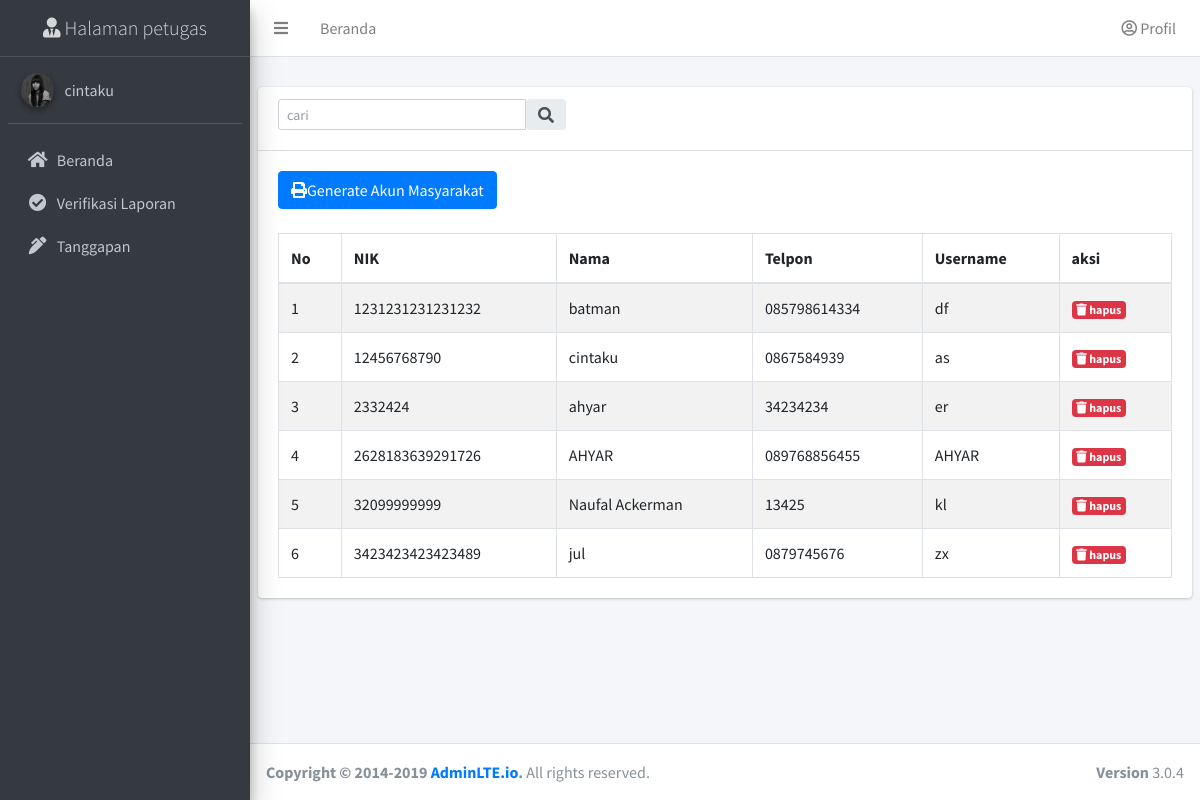
Screenshot of /admin/daftar-masyarakat.php (signed in) with the database file from the repository.
### tables this page shows
CREATE TABLE `masyarakat` (
  `nik` char(16) NOT NULL,
  `nama` varchar(35) NOT NULL,
  `telp` varchar(15) NOT NULL,
  `username` varchar(25) NOT NULL,
  `password` varchar(255) NOT NULL
);

### admin/daftar-masyarakat.php (the view, shortened to what this page needs)
<?php
$nama=$_SESSION["nama"];
$level=$_SESSION["level"];
include('ceki.php');
?>
<!DOCTYPE html>
<html>
<head>
  <link rel="stylesheet" href="plugins/fontawesome-free/css/all.min.css">
  <link rel="stylesheet" href="https://code.ionicframework.com/ionicons/2.0.1/css/ionicons.min.css">
  <link rel="stylesheet" href="plugins/tempusdominus-bootstrap-4/css/tempusdominus-bootstrap-4.min.css">
  <link rel="stylesheet" href="plugins/icheck-bootstrap/icheck-bootstrap.min.css">
  <link rel="stylesheet" href="plugins/jqvmap/jqvmap.min.css">
  <link rel="stylesheet" href="dist/css/adminlte.min.css">
  <link rel="stylesheet" href="plugins/overlayScrollbars/css/OverlayScrollbars.min.css">
  <link rel="stylesheet" href="plugins/daterangepicker/daterangepicker.css">
  <link rel="stylesheet" href="plugins/summernote/summernote-bs4.css">
  <link rel="stylesheet" href="plugins/sweetalert2-theme-bootstrap-4/bootstrap-4.min.css">
  <link rel="stylesheet" href="plugins/toastr/toastr.min.css">
  <link rel="stylesheet" href="plugins/datatables-bs4/css/dataTables.bootstrap4.min.css">
  <link rel="stylesheet" href="plugins/datatables-responsive/css/responsive.bootstrap4.min.css">
  <link rel="stylesheet" href="../css/asd.css">
</head>
<body class="hold-transition sidebar-mini layout-fixed">
<div class="wrapper">
  <nav class="main-header navbar navbar-expand navbar-white navbar-light">
    <ul class="navbar-nav">
      <li class="nav-item">
        <a class="nav-link" data-widget="pushmenu" href="#" role="button"><i class="fas fa-bars"></i></a>
      </li>
      <li class="nav-item d-none d-sm-inline-block">
        <a href="beranda.php" class="nav-link">Beranda</a>
      </li>
    </ul>
    <ul class="navbar-nav ml-auto">
      <li class="nav-item dropdown">
        <a class="nav-link" data-toggle="dropdown" href="#">
          <i class="far fa-user-circle"></i> Profil
        </a>
      </li>
    </ul>
  </nav>
  <aside class="main-sidebar sidebar-dark-primary elevation-4">
    <?php
    if($level == "admin"){
    ?>
    <a href="#" class="brand-link" align="center">
      <i class="fas fa-user"></i>
      <span class="brand-text font-weight-light">Halaman Admin</span>
    </a>
<?php
    }else{?>
      <a href="#" class="brand-link" align="center">
      <i class="fas fa-user-tie"></i>
      <span class="brand-text font-weight-light">Halaman petugas</span>
    </a>
    <?php }?>
    <div class="sidebar">
      <div class="user-panel mt-3 pb-3 mb-3 d-flex">
        <div class="image">
          <img src="dist/img/user4-128x128.jpg" class="img-circle elevation-2" alt="User Image">
        </div>
        <div class="info">
          <a href="#" class="d-block"><?php echo $nama; ?></a>
        </div>
      </div>
      <nav class="mt-2">
        <ul class="nav nav-pills nav-sidebar flex-column" data-widget="treeview" role="menu" data-accordion="false">
          <li class="nav-item has-treeview">
            <a href="beranda.php" class="nav-link">
              <i class="nav-icon fas fa-home"></i>
              <p>
                Beranda
              </p>
            </a>
          </li>
          <li class="nav-item has-treeview">
            <a href="verifikasi.php" class="nav-link">
              <i class="nav-icon fas fa-check-circle"></i>
              <p>
                Verifikasi Laporan
              </p>
            </a>
          </li>
          <li class="nav-item has-treeview">
            <a href="Tanggapan.php" class="nav-link">
              <i class="nav-icon fas fa-pen-alt"></i>
              <p>
                Tanggapan
              </p>
            </a>
          </li>
        </ul>
      </nav>
    </div>
  </aside>
 <div class="content-wrapper">
    <div class="content-header">
    </div>
    <section class="content">
      <div class="row">
        <div class="col-12">
          <div class="card">
            <div class="card-header">
              <div class="row mb-2">
                  <form class="input-group rounded col-4" action="" method="get">
                    <input type="search" class="form-control form-control-sm" placeholder="cari" name="cari" />
                    <button type="submit"  class="input-group-text border-0" >
                      <i class="fas fa-search"></i>
                    </button>
                  </form>
              </div>
            </div>
            <div class="card-body">
                <?php
                $que = mysqli_query($qw, "SELECT * FROM masyarakat");
                if(mysqli_num_rows($que) == 0){
                  echo"<font color='red'>belum ada masyarakat yang mendaftar</font>";
                }else{
                ?>
              <table id="example1" class="table table-bordered table-striped">
                <thead>
                <tr>
                  <th>No</th>
                  <th>NIK</th>
                  <th>Nama</th>
                  <th>Telpon</th>
                  <th>Username</th>
                  <th>aksi</th>
                </tr>
                </thead>
                <tbody>
                <?php
                if(isset($_GET['cari'])){
                  $cari = $_GET['cari'];
                  $dat = mysqli_query($qw,"SELECT * FROM masyarakat WHERE nik like '%$cari%' OR nama like '%$cari%' OR username like '%$cari%' OR telp like '%$cari%'");
                }else{
                $dat= mysqli_query($qw, "SELECT * FROM masyarakat ");
                  }
                $no = 1;
                while ($data = mysqli_fetch_assoc($dat))
                {
                ?>
                    <tr>
                      <td><?php echo $no++; ?></td>
                      <td><?php echo $data['nik']; ?></td>
                      <td><?php echo $data['nama']; ?></td>
                      <td><?php echo $data['telp']; ?></td>
                      <td><?php echo $data['username']; ?></td>
                      <td>
                        <a href="#"
                          class="badge badge-danger btn-hapus"
                          data-nik="<?php echo $data['nik']; ?>"
                          data-toggle="modal"
                          data-target="#hapus-modal">
                          <i class="fas fa-trash"></i> hapus
                        </a>
                      </td>
                    </tr>
                      </div>
                    </div>
                  </div>
                <?php
                }
                ?>
                <div class="dropdown">
        <a class="btn btn-primary" href="print_masyarakat.php" role="button" target="_blank">
        <i class="fas fa-print"></i>Generate Akun Masyarakat
        </a>
      </div><br>
              <?php
                }
                ?>
  <footer class="main-footer">
    <strong>Copyright &copy; 2014-2019 <a href="http://adminlte.io">AdminLTE.io</a>.</strong>
    All rights reserved.
    <div class="float-right d-none d-sm-inline-block">
      <b>Version</b> 3.0.4
    </div>
  </footer>
</body>
</html>

### rows the page displays
masyarakat: nik "1231231231231232", nama "batman", telp "085798614334", username "df"
masyarakat: nik "12456768790", nama "cintaku", telp "0867584939", username "as"
masyarakat: nik "2332424", nama "ahyar", telp "34234234", username "er"
masyarakat: nik "2628183639291726", nama "AHYAR", telp "089768856455", username "AHYAR"
masyarakat: nik "32099999999", nama "Naufal Ackerman", telp "13425", username "kl"
masyarakat: nik "3423423423423489", nama "jul", telp "0879745676", username "zx"

### other values shown
$nama "cintaku"
